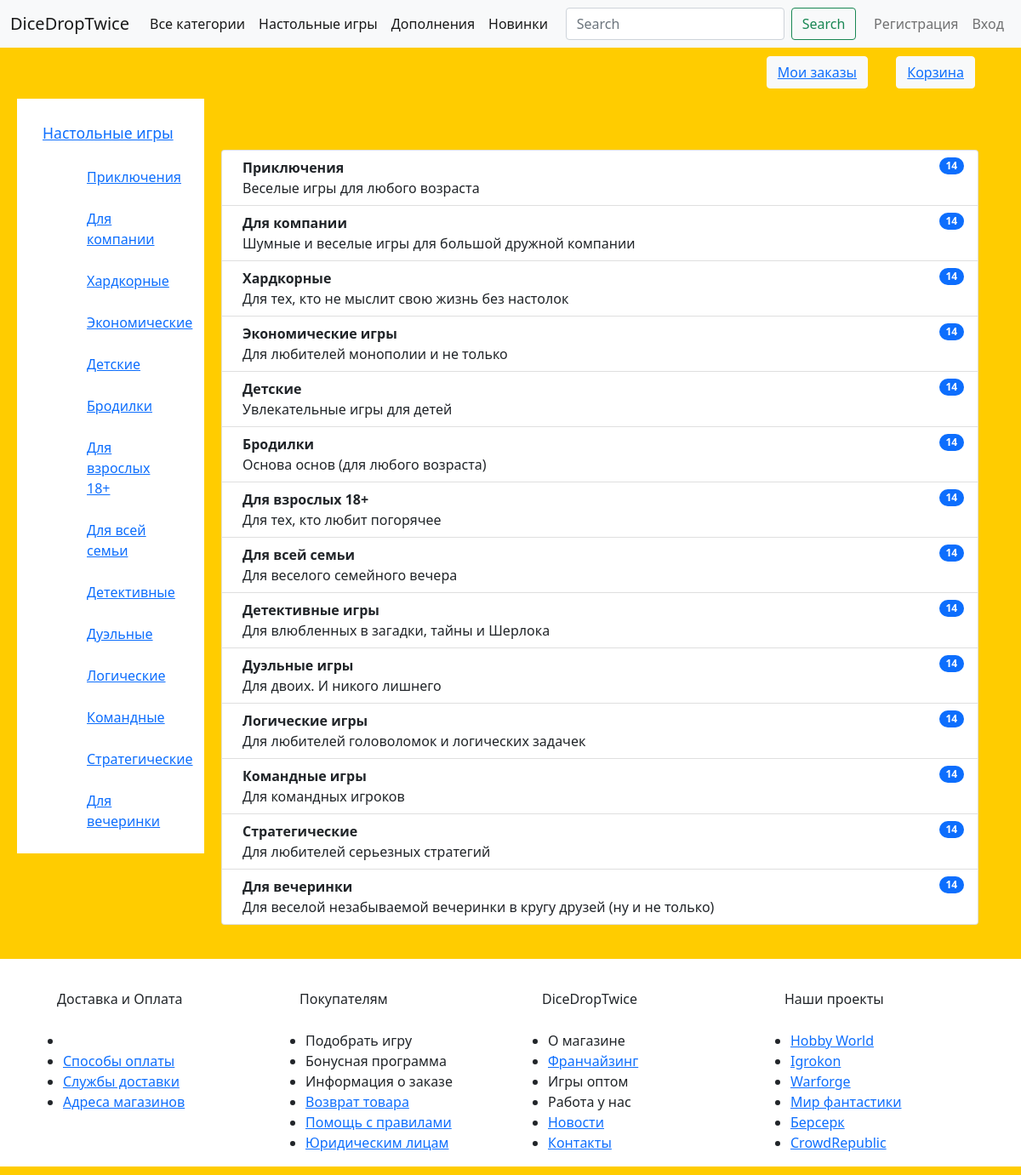
Screenshot of /boardgames/cathegory/ with the database file from the repository.
### boardgames/models.py (models this page shows, shortened)
class Cathegory(models.Model):
    name = models.CharField(max_length=300)
    description = models.TextField(max_length=400, null=True)

### boardgames/views.py (the view)
# urls.py: path("cathegory/", CathegorylistView.as_view(), name="cathegory_list"),
class CathegorylistView(ListView):
    context_object_name = "cathegorys"
    queryset = (Cathegory
                .objects
                .order_by("pk")
                .all()
                )

### boardgames/templates/boardgames/cathegory_list.html (shortened to what this page needs)
{% extends 'boardgames/base.html' %}
{% block body %}
  <div class="cathegory">
    <ul class="list-group">
      {% for cathegory in object_list %}
      <li class="list-group-item d-flex justify-content-between align-items-start">
        <div class="ms-2 me-auto">
          <div class="fw-bold">{{ cathegory.name }}</div>
          {{ cathegory.description }}
        </div>
        <span class="badge bg-primary rounded-pill">14</span>
      </li>
      {% endfor %}
    </ul>
  </div>
{% endblock %}

### boardgames/templates/boardgames/base.html (shortened to what this page needs)
<!DOCTYPE html>
<html lang="en">
<head>
    <link href="https://cdn.jsdelivr.net/npm/bootstrap@5.1.3/dist/css/bootstrap.min.css" rel="stylesheet">
</head>
<body>
  {% load static %}
  <nav class="navbar navbar-expand-lg navbar-light bg-light">
    <div class="container-fluid">
      <a class="navbar-brand" href="#">DiceDropTwice</a>
      <div class="collapse navbar-collapse" id="navbarSupportedContent">
        <ul class="navbar-nav me-auto mb-2 mb-lg-0">
          <li class="nav-item">
            <a class="nav-link active" aria-current="page" href="{% url 'boardgames:cathegory_list' %}">Все категории</a>
          </li>
          <li class="nav-item">
            <a class="nav-link active" aria-current="page" href="#">Настольные игры</a>
          </li>
          <li class="nav-item">
            <a class="nav-link active" aria-current="page" href="#">Дополнения</a>
          </li>
          <li class="nav-item">
            <a class="nav-link active" aria-current="page" href="#">Новинки</a>
          </li>
        </ul>
        <form class="d-flex">
          <input class="form-control me-2" type="search" placeholder="Search" aria-label="Search">
          <button class="btn btn-outline-success" type="submit">Search</button>
        </form>
        <ul class="navbar-nav ms-auto">
          {% if user.is_authenticated %}
            <li class="nav-item">
              <a class="nav-link" href="{% url 'myauth:logout' %}">Выйти из личного кабинета</a>
            </li>
          {% else %}
            <li class="nav-item">
              <a class="nav-link" href="{% url 'myauth:register' %}">Регистрация</a>
            </li>
            <li class="nav-item">
              <a class="nav-link" href="{% url 'myauth:login' %}">Вход</a>
            </li>
          {% endif %}
        </ul>
      </div>
    </div>
  </nav>
  <div class="container">
    <button type="button" class="btn btn-light"><a href="#">Корзина</a></button>
  </div>
    <div class="container-1">
    <button type="button" class="btn btn-light"><a href="#">Мои заказы</a></button>
  </div>
  <div class = 'container-sidebar'>
        <div class="sidebar_left">
            <div class="title-div"><a class="title " href="#">Настольные игры</a></div>
                <ul class="category-left__categories">
                    <div class = 'cathegory'>
                      <a href="#">Приключения</a>
                    </div>
                    <div class = 'cathegory'>
                      <a href="#">Для компании</a>
                    </div>
                    <div class = 'cathegory'>
                      <a href="#">Хардкорные</a>
                    </div>
                    <div class = 'cathegory'>
                      <a href="#">Экономические</a>
                    </div>
                    <div class = 'cathegory'>
                      <a href="#">Детские</a>
                    </div>
                    <div class = 'cathegory'>
                      <a href="#">Бродилки</a>
                    </div>
                    <div class = 'cathegory'>
                      <a href="#">Для взрослых 18+</a>
                    </div>
                    <div class = 'cathegory'>
                      <a href="#">Для всей семьи</a>
                    </div>
                    <div class = 'cathegory'>
                      <a href="#">Детективные</a>
                    </div>
                    <div class = 'cathegory'>
                      <a href="#">Дуэльные</a>
                    </div>
                    <div class = 'cathegory'>
                      <a href="#">Логические</a>
                    </div>
                    <div class = 'cathegory'>
                      <a href="#">Командные</a>
                    </div>
                    <div class = 'cathegory'>
                      <a href="#">Стратегические</a>
                    </div>
                    <div class = 'cathegory'>
                      <a href="#">Для вечеринки</a>
                    </div>
                </ul>
            </div>
  </div>
  {% block body %}
  {% endblock %}
  <footer class="footer">
    <div class="container">
      <div class="row">
        <div class="col-md-12">
          <div class="footer__navigation">
            <div class="row">
              <div class="col-md-12 col-xs-12">
                <nav class="footer__menu">
                  <div class="row">
                    <div class="col-md-3 col-sm-6 col-xs-6 footer__menu--col">
                      <div class="footer__menu__heading">Доставка и Оплата</div>
                        <ul>
                          <li>
                          </li>
                          <li><a href="https://hobbygames.ru/oplata">Способы оплаты</a></li>
                          <li><a href="https://hobbygames.ru/dostavka">Службы доставки</a></li>
                          <li><a href="https://hobbygames.ru/contacts">Адреса магазинов</a></li>
                        </ul>
                    </div>
                    <div class="col-md-3 col-sm-6 col-xs-6 footer__menu--col">
                      <div class="footer__menu__heading">Покупателям</div>
                        <ul>
                          <li>Подобрать игру</li>
                          <li>Бонусная программа</li>
                          <li>Информация о заказе</li>
                          <li><a href="https://hobbygames.ru/vozvrat-tovara">Возврат товара</a></li>
                          <li><a href="https://hobbygames.ru/pomoshh-s-pravilami">Помощь с правилами</a></li>
                          <li><a href="https://hobbygames.ru/juridicheskim-licam">Юридическим лицам</a></li>
                        </ul>
                    </div>
                    <div class="col-md-3 col-sm-6 col-xs-6 footer__menu--col">
                      <div class="footer__menu__heading">DiceDropTwice</div>
                        <ul>
                          <li>О магазине</li>
                          <li><a href="https://hobbygames.ru/franchising">Франчайзинг</a></li>
                          <li>Игры оптом</li>
                          <li>Работа у нас</li>
                          <li><a href="https://hobbygames.ru/news">Новости</a></li>
                          <li><a href="https://hobbygames.ru/contacts">Контакты</a></li>
                        </ul>
                    </div>
                    <div class="col-md-3 col-sm-6 col-xs-6 footer__menu--col">
                      <div class="footer__menu__heading">Наши проекты</div>
                        <ul>
                          <li><a href="https://hobbyworld.ru/">Hobby World</a></li>
                          <li><a href="http://igrokon.org/">Igrokon</a></li>
                          <li><a href="http://www.warforge.ru/">Warforge</a></li>
                          <li><a href="https://www.mirf.ru/">Мир фантастики</a></li>
                          <li><a href="https://berserk.ru/">Берсерк</a></li>
                          <li><a href="https://crowdrepublic.ru/">CrowdRepublic</a></li>
                        </ul>
                    </div>
                  </div>
                </nav>
              </div>
            </div>
          </div>
        </div>
      </div>
    </div>
  </footer>
</body>
</html>

### boardgames/templates/boardgames/base.html (style rules this page uses)
.sidebar_left { background-color: #FFFFFF; margin-top: 0px; margin-bottom: 20px; margin-left: 20px; margin-right: 20px; width: 220px; padding: 0px 0px; float:left }
body { background-color: #FFCC00; }
.container { margin-top: 10px; margin-bottom: 10px; position: relative; }
.container button { position: absolute; right: 2vw }
.container-1 button { position: absolute; right: 15vw; }
.footer__menu__heading { margin-top: 10px; padding: 25px; background-color: #FFFFFF; }
.footer { background-color: #FFFFFF; clear: left; }
.cathegory { margin-top: 5px; margin-bottom: 5px; padding: 5px 10px; }
.title-div { margin-top: 20px; margin-bottom: 10px; padding: 7px 30px; font-size: 1.1em; }
.container-sidebar { margin-top: 60px; }

### boardgames/templates/boardgames/cathegory_list.html (style rules this page uses)
.list-group { margin-top: 50px; margin-bottom: 20px; }
.cathegory { padding: 10px 50px; }

### rows the page displays
Cathegory: name "Приключения", description "Веселые игры для любого возраста"
Cathegory: name "Для компании", description "Шумные и веселые игры для большой дружной компании"
Cathegory: name "Хардкорные", description "Для тех, кто не мыслит свою жизнь без настолок"
Cathegory: name "Экономические игры", description "Для любителей монополии и не только"
Cathegory: name "Детские", description "Увлекательные игры для детей"
Cathegory: name "Бродилки", description "Основа основ (для любого возраста)"
Cathegory: name "Для взрослых 18+", description "Для тех, кто любит погорячее"
Cathegory: name "Для всей семьи", description "Для веселого семейного вечера"
Cathegory: name "Детективные игры", description "Для влюбленных в загадки, тайны и Шерлока"
Cathegory: name "Дуэльные игры", description "Для двоих. И никого лишнего"
Cathegory: name "Логические игры", description "Для любителей головоломок и логических задачек"
Cathegory: name "Командные игры", description "Для командных игроков"
Cathegory: name "Стратегические", description "Для любителей серьезных стратегий"
Cathegory: name "Для вечеринки", description "Для веселой незабываемой вечеринки в кругу друзей (ну и не только)"
